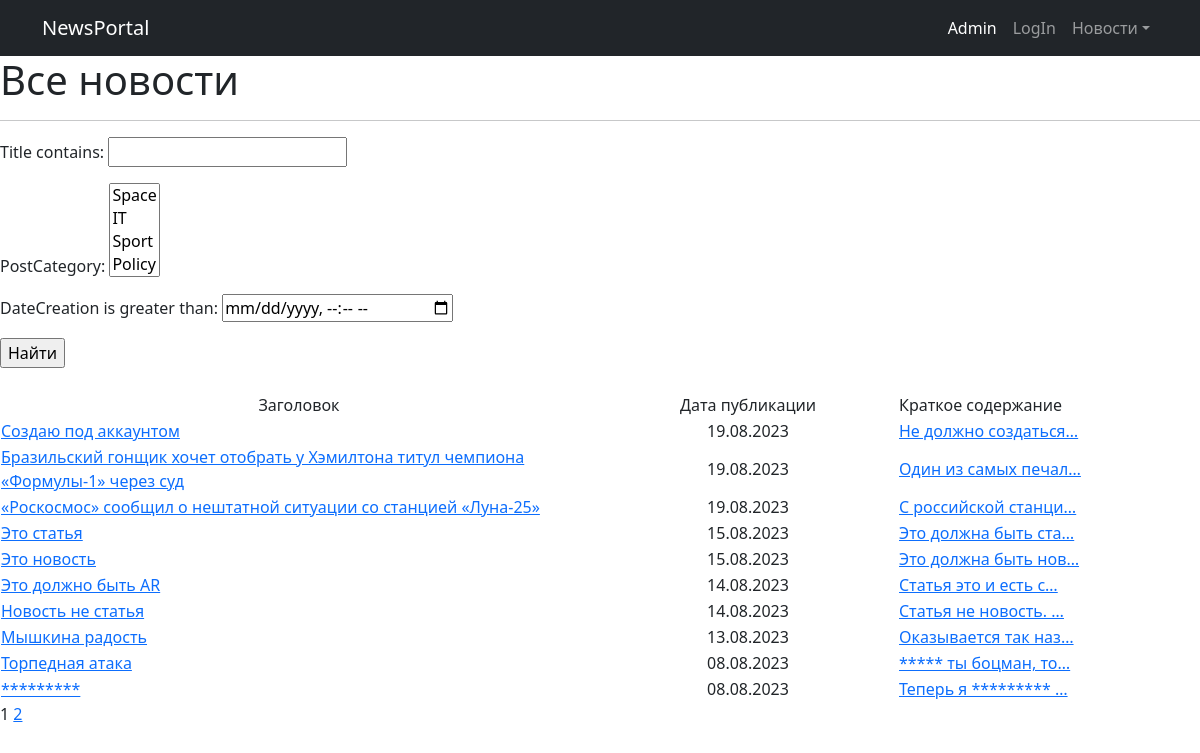
The app's page /, older data.
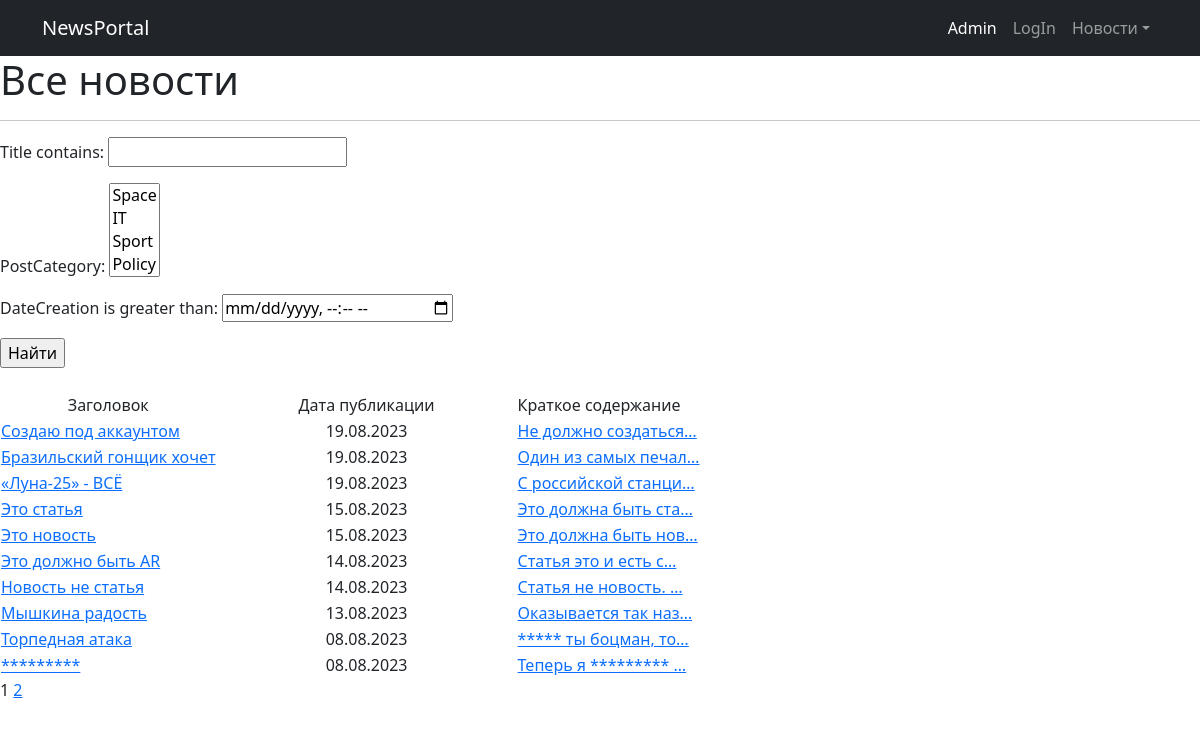
The same page, newer data.
### News/models.py (models this page shows, shortened)
class Post(models.Model):
    NEWS = 'NW'
    ARTICLE = 'AR'
    CATEGORY_CHOICES = (
        (NEWS, "Новость"),
        (ARTICLE, 'Статья'),
    )
    dateCreation = models.DateTimeField(auto_now_add=True)
    categoryType = models.CharField(max_length=2, choices=CATEGORY_CHOICES, default=ARTICLE)
    author = models.ForeignKey(Author, on_delete=models.CASCADE, related_name='posts')
    postCategory = models.ManyToManyField(Category, through='PostCategory')
    title = models.CharField(max_length=128)
    text = models.TextField()
    rating = models.SmallIntegerField(default=0)
    class Meta:
        verbose_name = 'Публикация'
        verbose_name_plural = 'Публикации'

### News/views.py (the view)
# urls.py: path('', PostList.as_view(), name='posts_list'),
class PostList(ListView):
    model = Post
    ordering = '-dateCreation'
    template_name = 'all_news.html'
    context_object_name = 'all_news'
    paginate_by = 10
    def get_queryset(self):
        queryset = super().get_queryset()
        self.filterset = NewsFilter(self.request.GET, queryset)
        return self.filterset.qs
    def get_context_data(self, **kwargs):
        context = super().get_context_data(**kwargs)
        context['filterset'] = self.filterset
        return context

### News/context_processors.py (called while the page is built)
def news_for_header(request):
    return {
        'news_for_header': Post.objects.order_by('-dateCreation')
    }

### News/models.py (called while the page is built)
    def __str__(self):
        return self.name

### News/templatetags/custom_filters.py (called while the page is built)
@register.filter()
def censorship(value):
    words = value.split()  # Разделяем текст на слова
    censored_words = []
    for word in words:
        if word.lower() in censor_words:  # для проверки приводим к нижнему регистру
            censored_words.append('*' * len(word))
        else:
            censored_words.append(word)
    return ' '.join(censored_words)  # Собираем обратно в текст

### News/templatetags/custom_tags.py (called while the page is built)
@register.simple_tag(takes_context=True)
def url_replace(context, **kwargs):
    d = context['request'].GET.copy()
    for k, v in kwargs.items():
        d[k] = v
    return d.urlencode()

### templates/all_news.html (shortened to what this page needs)
{% extends 'flatpages/default.html' %}
{% load custom_filters %}
{% load custom_tags %}
{% block content %}
	<h1>Все новости</h1>
	<hr>
	<form action="" method="get">
		{{ filterset.form.as_p }}
		<input type="submit" value="Найти"/>
	</form>
	{% if all_news %}
		<br/>
		<table>
			<tr>
				<td style="text-align: center;">Заголовок</td>
				<td style="text-align: center; width: 300px;">Дата публикации</td>
				<td style="width: 300px;">Краткое содержание</td>
			</tr>
			{% for one_news in all_news %}
				<tr>
					<td><a href="/news/{{ one_news.pk }}">{{ one_news.title|censorship }}</td>
					<td style="text-align: center; width: 300px;">{{ one_news.dateCreation|date:'d.m.Y' }}</td>
					<td style="width: 300px;"><a
						href="/news/{{ one_news.pk }}">{{ one_news.text|truncatechars:20|censorship }}</td>
					<td>
					</td>
				</tr>
			{% endfor %}
		</table>
	{% else %}
		<h2>Новостей нет!</h2>
	{% endif %}
	{{ page_obj.number }}
	{% if page_obj.has_next %}
		<a href="?{% url_replace page=page_obj.next_page_number %}">{{ page_obj.next_page_number }}</a>
	{% endif %}
{% endblock content %}

### templates/flatpages/default.html (shortened to what this page needs)
<!DOCTYPE html>
{% load static %}
<html lang="en">
<head>
	<link href={% static 'css/styles.css' %} rel="stylesheet"/>
</head>
<body>
<nav class="navbar navbar-expand-lg navbar-dark bg-dark">
	<div class="container">
		<a class="navbar-brand" href="/news/">NewsPortal</a>
		<div class="collapse navbar-collapse" id="navbarSupportedContent">
			<ul class="navbar-nav ms-auto mb-2 mb-lg-0">
				<li class="nav-item"><a class="nav-link active" aria-current="page" href="/admin/">Admin</a>
				</li>
				<li class="nav-item"><a class="nav-link" href="/accounts/login/">LogIn</a></li>
				<li class="nav-item dropdown">
					<a class="nav-link dropdown-toggle" id="navbarDropdown" href="#" role="button"
					   data-bs-toggle="dropdown" aria-expanded="false">Новости</a>
				</li>
			</ul>
		</div>
	</div>
</nav>
{% block content %}{% endblock content %}
</body>
</html>

Row changes from the older to the newer data that the page shows:
changed Post "Один из самых печал…": title|censorship "Бразильский гонщик хочет отобрать у Хэмилтона титул чемпиона «Формулы-1» через суд" → "Бразильский гонщик хочет"
changed Post "С российской станци…": title|censorship "«Роскосмос» сообщил о нештатной ситуации со станцией «Луна-25»" → "«Луна-25» - ВСЁ"
